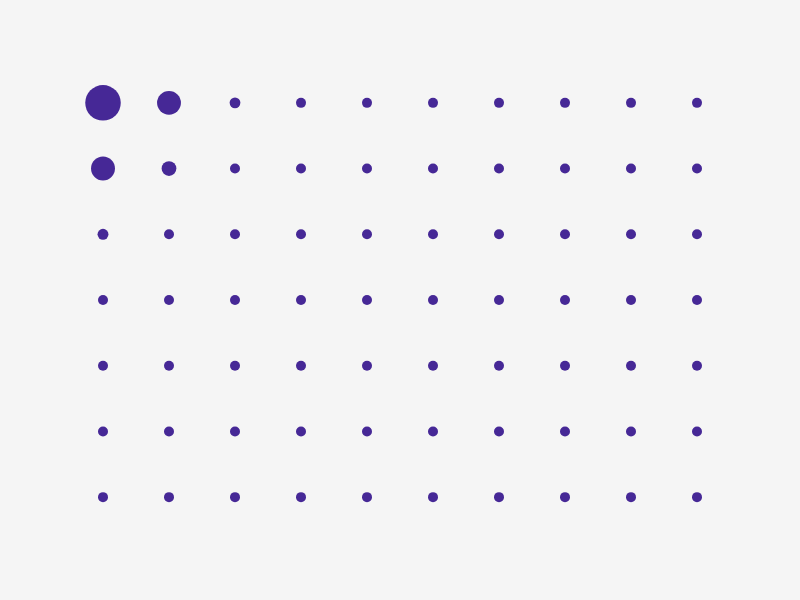
Frame 1 (no input)
Frame 60 (no input): identical to frame 1, image omitted
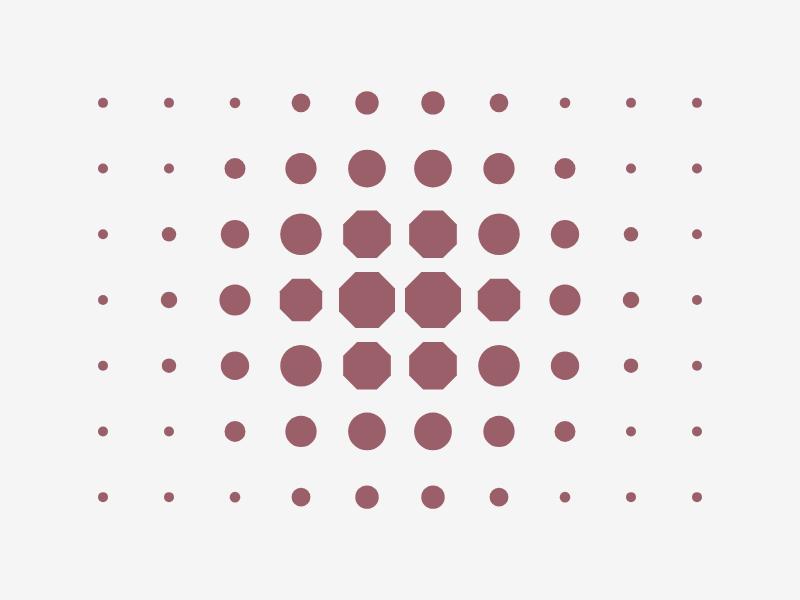
Frame 120 (the mouse pressed at the canvas centre since frame 60)

The p5.js sketch that drew these frames (run headless with seeded random() and noise() and a simulated clock; from frame 60 on, the mouse is pressed at the canvas centre):

// p5.js sketch
// ── sketch.js
// E0. Forme geometriche reattive
//
// Obiettivo: comporre alcune forme geometriche semplici e far dipendere
// dalla posizione del mouse almeno un loro parametro.
//
// Vincoli:
// - usare p5.js (versione 2), senza altre librerie;
// - comporre alcune forme geometriche semplici, con un accostamento
//   che regga anche da fermo;
// - almeno un parametro delle forme (dimensione, colore, rotazione o
//   distanza fra gli elementi) deve dipendere dalla posizione del mouse;
// - procedere con l'agente, verificando ogni passaggio nel browser;
// - leggere il codice e farsi spiegare le parti non chiare.

// dimensioni della tela
const larghezzaTela = 800;
const altezzaTela = 600;

// griglia di cerchi: quante colonne e quante righe
const colonne = 10;
const righe = 7;

// raggio del cerchio lontano dal mouse e raggio del cerchio sotto il mouse
const raggioMinimo = 5;
const raggioMassimo = 34;

// entro questa distanza dal mouse i cerchi iniziano a ingrandirsi
const raggioInfluenza = 260;

// oltre questa vicinanza al mouse il cerchio diventa ottagono
// (0 = solo sotto il mouse, 1 = anche i più lontani)
const sogliaOttagono = 0.55;

// colore quando il mouse è in alto e colore quando è in basso
const coloreAlto = [70, 40, 150];
const coloreBasso = [240, 150, 60];

// margine tra i bordi della tela e la griglia
const margine = 70;

function setup() {
  createCanvas(larghezzaTela, altezzaTela);
  noStroke();
}

function draw() {
  background(245);

  // quanto il mouse è in basso: 0 in alto, 1 in basso
  const versoBasso = constrain(mouseY / altezzaTela, 0, 1);

  // il colore dei cerchi passa gradualmente fra i due colori
  fill(lerpColor(color(coloreAlto), color(coloreBasso), versoBasso));

  // spazio disponibile per la griglia, dentro i margini
  const larghezzaGriglia = larghezzaTela - margine * 2;
  const altezzaGriglia = altezzaTela - margine * 2;

  for (let i = 0; i < colonne; i++) {
    for (let j = 0; j < righe; j++) {
      // posizione del cerchio nella griglia
      const x = margine + (larghezzaGriglia * (i + 0.5)) / colonne;
      const y = margine + (altezzaGriglia * (j + 0.5)) / righe;

      // vicinanza al mouse: 1 sotto il mouse, 0 oltre il raggio d'influenza
      const distanza = dist(mouseX, mouseY, x, y);
      const vicinanza = constrain(1 - distanza / raggioInfluenza, 0, 1);

      // il raggio cresce avvicinandosi al mouse
      const raggio = lerp(raggioMinimo, raggioMassimo, vicinanza);

      // i cerchi vicini al mouse diventano ottagoni, gli altri restano cerchi
      if (vicinanza > sogliaOttagono) {
        ottagono(x, y, raggio);
      } else {
        circle(x, y, raggio * 2);
      }
    }
  }
}

// disegna un ottagono centrato in (cx, cy) con il raggio dato
function ottagono(cx, cy, raggio) {
  const lati = 8;
  const passo = TWO_PI / lati;
  beginShape();
  for (let k = 0; k < lati; k++) {
    // il mezzo passo iniziale appoggia l'ottagono con un lato piatto in alto
    const angolo = k * passo + passo / 2;
    vertex(cx + cos(angolo) * raggio, cy + sin(angolo) * raggio);
  }
  endShape(CLOSE);
}
